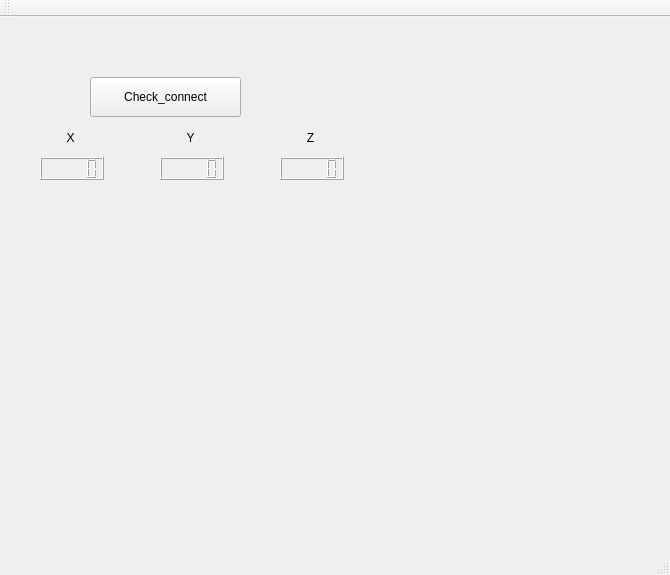
<?xml version="1.0" encoding="UTF-8"?>
<ui version="4.0">
 <class>MainWindow</class>
 <widget class="QMainWindow" name="MainWindow">
  <property name="geometry">
   <rect>
    <x>0</x>
    <y>0</y>
    <width>670</width>
    <height>575</height>
   </rect>
  </property>
  <property name="windowTitle">
   <string>MainWindow</string>
  </property>
  <widget class="QWidget" name="centralWidget">
   <widget class="QPushButton" name="check_connect">
    <property name="geometry">
     <rect>
      <x>90</x>
      <y>60</y>
      <width>151</width>
      <height>40</height>
     </rect>
    </property>
    <property name="text">
     <string>Check_connect</string>
    </property>
   </widget>
   <widget class="QLCDNumber" name="lcdNumber_X">
    <property name="geometry">
     <rect>
      <x>40</x>
      <y>140</y>
      <width>64</width>
      <height>23</height>
     </rect>
    </property>
   </widget>
   <widget class="QLCDNumber" name="lcdNumber_Y">
    <property name="geometry">
     <rect>
      <x>160</x>
      <y>140</y>
      <width>64</width>
      <height>23</height>
     </rect>
    </property>
   </widget>
   <widget class="QLCDNumber" name="lcdNumber_Z">
    <property name="geometry">
     <rect>
      <x>280</x>
      <y>140</y>
      <width>64</width>
      <height>23</height>
     </rect>
    </property>
   </widget>
   <widget class="QLabel" name="label">
    <property name="geometry">
     <rect>
      <x>30</x>
      <y>110</y>
      <width>81</width>
      <height>21</height>
     </rect>
    </property>
    <property name="layoutDirection">
     <enum>Qt::LeftToRight</enum>
    </property>
    <property name="text">
     <string>X</string>
    </property>
    <property name="alignment">
     <set>Qt::AlignCenter</set>
    </property>
   </widget>
   <widget class="QLabel" name="label_2">
    <property name="geometry">
     <rect>
      <x>150</x>
      <y>110</y>
      <width>81</width>
      <height>21</height>
     </rect>
    </property>
    <property name="text">
     <string>Y</string>
    </property>
    <property name="alignment">
     <set>Qt::AlignCenter</set>
    </property>
   </widget>
   <widget class="QLabel" name="label_3">
    <property name="geometry">
     <rect>
      <x>270</x>
      <y>110</y>
      <width>81</width>
      <height>21</height>
     </rect>
    </property>
    <property name="text">
     <string>Z</string>
    </property>
    <property name="alignment">
     <set>Qt::AlignCenter</set>
    </property>
   </widget>
  </widget>
  <widget class="QMenuBar" name="menuBar">
   <property name="geometry">
    <rect>
     <x>0</x>
     <y>0</y>
     <width>670</width>
     <height>32</height>
    </rect>
   </property>
  </widget>
  <widget class="QToolBar" name="mainToolBar">
   <attribute name="toolBarArea">
    <enum>TopToolBarArea</enum>
   </attribute>
   <attribute name="toolBarBreak">
    <bool>false</bool>
   </attribute>
  </widget>
  <widget class="QStatusBar" name="statusBar"/>
 </widget>
 <layoutdefault spacing="6" margin="11"/>
 <resources/>
 <connections/>
</ui>
